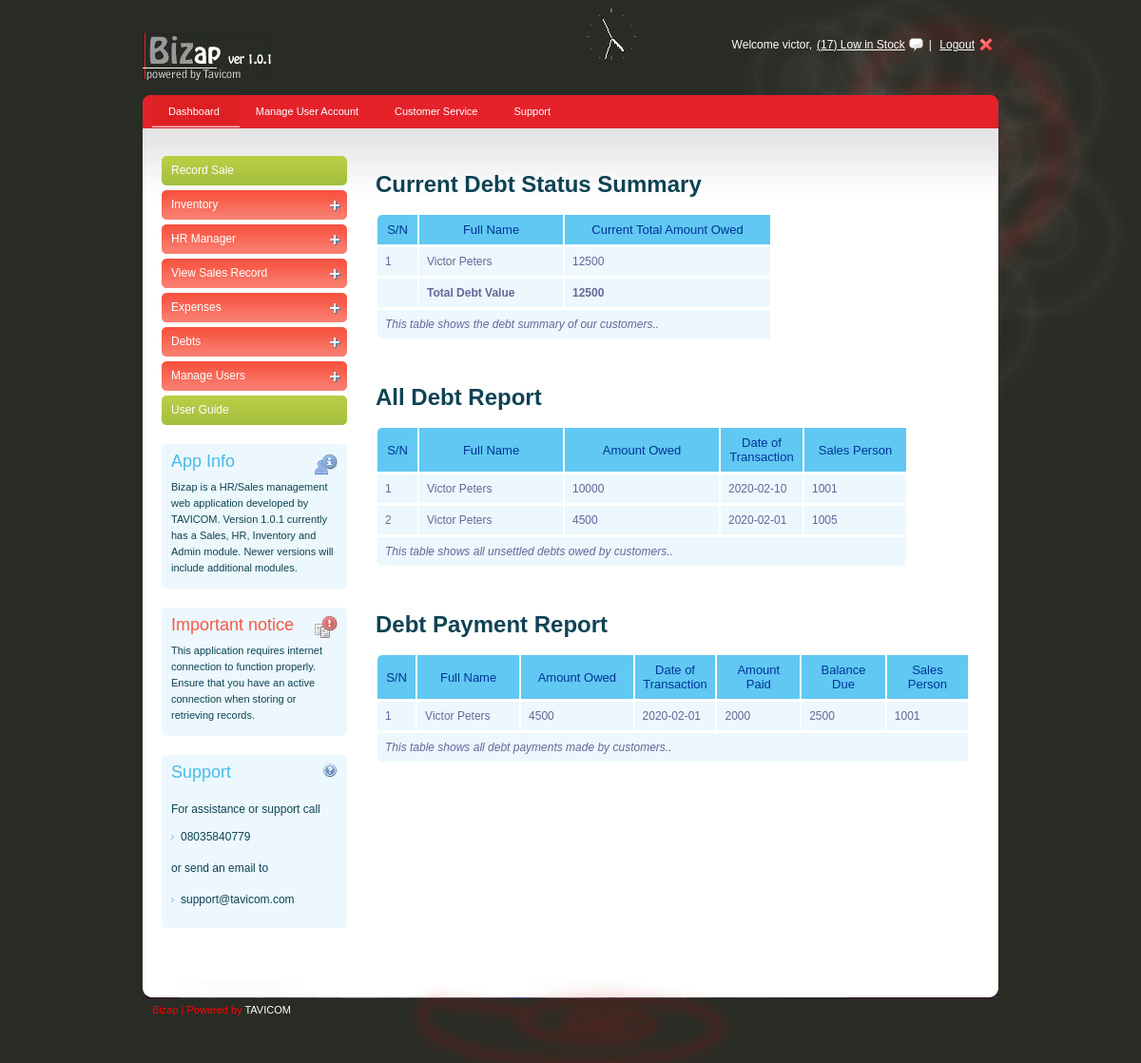
/viewdebt.php (signed in), run on the app's committed database.
### tables this page shows
CREATE TABLE IF NOT EXISTS `debtsummary` (
  `customer` varchar(100) NOT NULL,
  `totaldebt` double NOT NULL,
  PRIMARY KEY (`customer`)
);

CREATE TABLE IF NOT EXISTS `debttable` (
  `customer` varchar(100) NOT NULL,
  `amount` double NOT NULL,
  `fulldate` date NOT NULL,
  `salesp` varchar(100) NOT NULL,
  `day` int(10) NOT NULL,
  `month` int(10) NOT NULL,
  `year` int(10) NOT NULL
);

CREATE TABLE IF NOT EXISTS `debtpaymenttable` (
  `customer` varchar(100) NOT NULL,
  `amountowed` double NOT NULL,
  `fulldate` date NOT NULL,
  `salesp` varchar(100) NOT NULL,
  `day` int(10) NOT NULL,
  `month` int(10) NOT NULL,
  `year` int(10) NOT NULL,
  `amountpd` double NOT NULL,
  `debtbal` double NOT NULL
);

### viewdebt.php (the view, shortened to what this page needs)
<?php session_start();
if(isset($_SESSION['validuser']))
{
	?>
<!DOCTYPE html PUBLIC "-//W3C//DTD XHTML 1.0 Transitional//EN" "http://www.w3.org/TR/xhtml1/DTD/xhtml1-transitional.dtd">
<html xmlns="http://www.w3.org/1999/xhtml">
<head>
<link rel="stylesheet" type="text/css" href="style.css" />
<link rel="stylesheet" type="text/css" media="all" href="niceforms-default.css" />
</head>
<body>
<div id="main_container">
	<?php include("header.inc");?>
    <div class="main_content">
                    <?php include("menunav.inc");?>
      <?php include("leftside.inc");?>
  <div class="right_content">
     <h1>Current Debt Status Summary</h1>
     <table id="rounded-corner" summary="">
    <thead>
    	<tr>
        	<th width="40" class="rounded-company" scope="col">S/N</th>
            <th width="135" class="rounded" scope="col">Full Name</th>
            <th width="200" class="rounded" scope="col">Current Total Amount Owed</th>
            </tr>
    </thead>
    <?php
 $query = "select customer,totaldebt from debtsummary where totaldebt > 0  order by customer";
$results = mysql_query($query);
$noofrows = mysql_num_rows($results);
if($noofrows>0)
{
 	$count = 1;
	while($row = mysql_fetch_array($results))
    {
	echo("<tr><td>".$count."</td><td>".$row[0]."</td><td>".$row[1]."</td></tr>");
	$count++;
	}
	$query3 = "select sum(totaldebt) from debtsummary";
	$results3 = mysql_query($query3);
	$row3 = mysql_fetch_array($results3);
	echo("<tr><td></td><td><b>Total Debt Value</b></td><td><b>".$row3[0]."</b></td></tr>");
}
?>
        <tfoot>
    	<tr>
        	<td colspan="8" class="rounded-foot-left"><em>This table shows the debt summary of our customers..</em></td>
        	</tr>
    </tfoot>
</table>
    </div>
    <div class="right_content">
     <h1>All Debt Report</h1>
     <table id="rounded-corner" summary="">
    <thead>
    	<tr>
        	<th width="40" class="rounded-company" scope="col">S/N</th>
            <th width="135" class="rounded" scope="col">Full Name</th>
            <th width="146" class="rounded" scope="col">Amount Owed</th>
            <th width="70" class="rounded" scope="col">Date of Transaction</th>
            <th width="91" class="rounded" scope="col">Sales Person</th>
                           </tr>
    </thead>
    <?php
 $query = "select customer,amount,fulldate,salesp from  debttable order by fulldate desc";
$results = mysql_query($query);
$noofrows = mysql_num_rows($results);
if($noofrows>0)
{
 	$count = 1;
	while($row = mysql_fetch_array($results))
    {
	echo("<tr><td>".$count."</td><td>".$row[0]."</td><td>".$row[1]."</td><td>".$row[2]."</td><td>".$row[3]."</td></tr>");
	$count++;
	}
}
?>
        <tfoot>
    	<tr>
        	<td colspan="8" class="rounded-foot-left"><em>This table shows all unsettled debts owed by customers..</em></td>
        	</tr>
    </tfoot>
</table>
    </div>
 <div class="right_content">
     <h1>Debt Payment Report</h1>
     <table id="rounded-corner" summary="">
    <thead>
    	<tr>
        	<th width="40" class="rounded-company" scope="col">S/N</th>
            <th width="135" class="rounded" scope="col">Full Name</th>
            <th width="146" class="rounded" scope="col">Amount Owed</th>
            <th width="70" class="rounded" scope="col">Date of Transaction</th>
            <th width="91" class="rounded" scope="col">Amount Paid</th>
            <th width="91" class="rounded" scope="col">Balance Due</th>
            <th width="91" class="rounded" scope="col">Sales Person</th>
                           </tr>
    </thead>
    <?php
 $query = "select customer,amountowed,fulldate,amountpd,debtbal,salesp from  debtpaymenttable order by fulldate";
$results = mysql_query($query);
$noofrows = mysql_num_rows($results);
if($noofrows>0)
{
 	$count = 1;
	while($row = mysql_fetch_array($results))
    {
	echo("<tr><td>".$count."</td><td>".$row[0]."</td><td>".$row[1]."</td><td>".$row[2]."</td><td>".$row[3]."</td><td>".$row[4]."</td><td>".$row[5]."</td></tr>");
	$count++;
	}
}
?>
        <tfoot>
    	<tr>
        	<td colspan="8" class="rounded-foot-left"><em>This table shows all debt payments made by customers..</em></td>
        	</tr>
    </tfoot>
</table>
    </div>
  </div>
  </div>
    <?php include("footer.inc");?>
</div>
</body>
</html>
<?php
}
else
{
header("Location: index3.php?message=You must login to use this software!!!");
				exit;
	}
 ?>

### style.css (style rules this page uses)
body { background:url(images/bg.jpg) no-repeat center top #310b28; font-family:Arial, Helvetica, sans-serif; padding:0; font-size:12px; margin:0 auto; color: #0e4354; }
#main_container { margin:0 auto; width:900px; padding:0px 0 0px 0; }
.main_content { margin:0 auto; width:900px; height:auto; padding:0px 0 50px 0; background:url(images/menu_bg.jpg) no-repeat center top #fff; }
.right_content { width:625px; float:left; padding:30px 0 0 30px; }
#rounded-corner thead th.rounded-company { width:26px; background: #60c8f2 url('images/left.jpg') left top no-repeat; }
#rounded-corner th { padding: 8px; font-weight: normal; font-size: 13px; color: #039; background: #60c8f2; }
#rounded-corner td { padding: 8px; background: #ecf8fd; border-top: 1px solid #fff; color: #669; }
#rounded-corner tfoot td.rounded-foot-left { background: #ecf8fd url('images/botleft.jpg') left bottom no-repeat; }

### data on the page
debtsummary: customer "Victor Peters", totaldebt "12500"
debttable: customer "Victor Peters", amount "10000", fulldate "2020-02-10", salesp "1001"
debttable: customer "Victor Peters", amount "4500", fulldate "2020-02-01", salesp "1005"
debtpaymenttable: customer "Victor Peters", amountowed "4500", fulldate "2020-02-01", amountpd "2000", debtbal "2500", salesp "1001"

### other printed values
$currentuser "victor"
$mynoofrows "17"
$row3[0] "12500"
